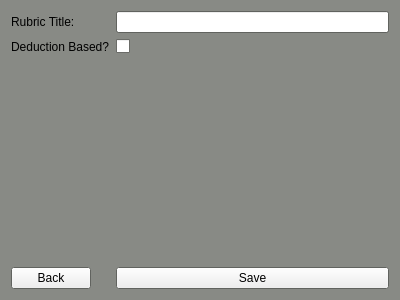
<?xml version="1.0" encoding="UTF-8"?>
<ui version="4.0">
 <class>RubricTitle</class>
 <widget class="QWidget" name="RubricTitle">
  <property name="geometry">
   <rect>
    <x>0</x>
    <y>0</y>
    <width>400</width>
    <height>300</height>
   </rect>
  </property>
  <property name="palette">
   <palette>
    <active>
     <colorrole role="Base">
      <brush brushstyle="SolidPattern">
       <color alpha="255">
        <red>255</red>
        <green>255</green>
        <blue>255</blue>
       </color>
      </brush>
     </colorrole>
     <colorrole role="Window">
      <brush brushstyle="SolidPattern">
       <color alpha="255">
        <red>136</red>
        <green>138</green>
        <blue>133</blue>
       </color>
      </brush>
     </colorrole>
    </active>
    <inactive>
     <colorrole role="Base">
      <brush brushstyle="SolidPattern">
       <color alpha="255">
        <red>255</red>
        <green>255</green>
        <blue>255</blue>
       </color>
      </brush>
     </colorrole>
     <colorrole role="Window">
      <brush brushstyle="SolidPattern">
       <color alpha="255">
        <red>136</red>
        <green>138</green>
        <blue>133</blue>
       </color>
      </brush>
     </colorrole>
    </inactive>
    <disabled>
     <colorrole role="Base">
      <brush brushstyle="SolidPattern">
       <color alpha="255">
        <red>136</red>
        <green>138</green>
        <blue>133</blue>
       </color>
      </brush>
     </colorrole>
     <colorrole role="Window">
      <brush brushstyle="SolidPattern">
       <color alpha="255">
        <red>136</red>
        <green>138</green>
        <blue>133</blue>
       </color>
      </brush>
     </colorrole>
    </disabled>
   </palette>
  </property>
  <property name="windowTitle">
   <string>New Rubric</string>
  </property>
  <layout class="QVBoxLayout" name="verticalLayout">
   <item>
    <layout class="QFormLayout" name="formLayout">
     <item row="0" column="0">
      <widget class="QLabel" name="label">
       <property name="text">
        <string>Rubric Title:</string>
       </property>
      </widget>
     </item>
     <item row="1" column="0">
      <widget class="QLabel" name="label_2">
       <property name="text">
        <string>Deduction Based?</string>
       </property>
      </widget>
     </item>
     <item row="0" column="1">
      <widget class="QLineEdit" name="lineEdit"/>
     </item>
     <item row="1" column="1">
      <widget class="QCheckBox" name="checkBox">
       <property name="text">
        <string/>
       </property>
      </widget>
     </item>
     <item row="2" column="0">
      <spacer name="verticalSpacer">
       <property name="orientation">
        <enum>Qt::Vertical</enum>
       </property>
       <property name="sizeHint" stdset="0">
        <size>
         <width>20</width>
         <height>40</height>
        </size>
       </property>
      </spacer>
     </item>
     <item row="3" column="0">
      <spacer name="verticalSpacer_2">
       <property name="orientation">
        <enum>Qt::Vertical</enum>
       </property>
       <property name="sizeHint" stdset="0">
        <size>
         <width>20</width>
         <height>40</height>
        </size>
       </property>
      </spacer>
     </item>
     <item row="4" column="0">
      <spacer name="verticalSpacer_3">
       <property name="orientation">
        <enum>Qt::Vertical</enum>
       </property>
       <property name="sizeHint" stdset="0">
        <size>
         <width>20</width>
         <height>40</height>
        </size>
       </property>
      </spacer>
     </item>
     <item row="5" column="0">
      <spacer name="verticalSpacer_4">
       <property name="orientation">
        <enum>Qt::Vertical</enum>
       </property>
       <property name="sizeHint" stdset="0">
        <size>
         <width>20</width>
         <height>40</height>
        </size>
       </property>
      </spacer>
     </item>
     <item row="6" column="0">
      <widget class="QPushButton" name="pushButton">
       <property name="text">
        <string>Back</string>
       </property>
      </widget>
     </item>
     <item row="6" column="1">
      <widget class="QPushButton" name="pushButton_2">
       <property name="text">
        <string>Save</string>
       </property>
      </widget>
     </item>
    </layout>
   </item>
  </layout>
 </widget>
 <resources/>
 <connections/>
</ui>
